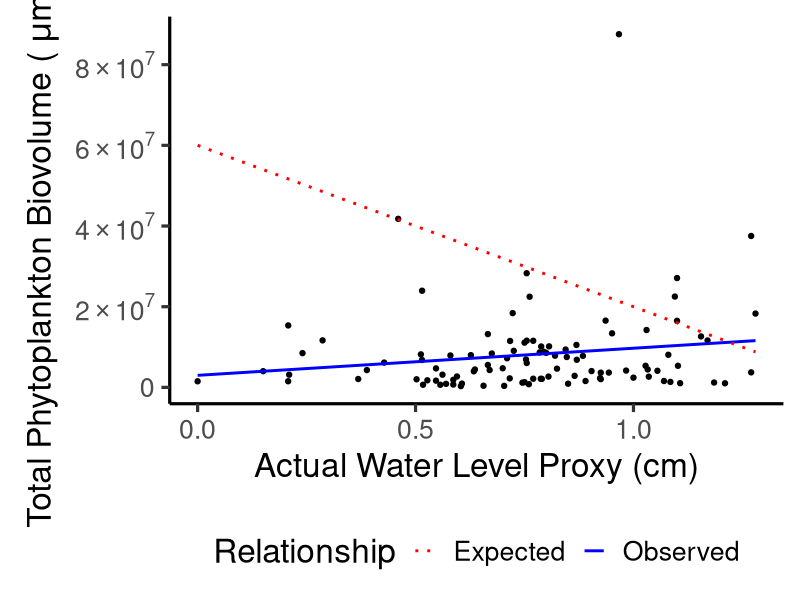

Write R code to recreate this figure. (Note: this script raises an error after producing the figure.)
#2/5/25
#plotting waterlevel against total biovolume

rm(list=ls())

library(tidyverse)

alldata<-read.csv("data/csv/alldata-2004-2016v2.csv")
view(alldata)

data<-alldata %>% select(Total.Biovolume,waterlevel.masl) %>% drop_na() %>% 
  mutate(WLproxy=(max(waterlevel.masl, na.rm = TRUE) - waterlevel.masl))

view(data)


# Create a dummy data frame for the expected line
expected_line <- data.frame(
  WLproxy = c(min(data$WLproxy), max(data$WLproxy))
)
expected_line$Total.Biovolume <- 6e7 + (-4e7 * expected_line$WLproxy)


scientific_10 <- function(x) {
  labels <- scales::scientific_format()(x)                 # Step 1: Convert to scientific notation
  labels <- gsub("0e\\+?0", "0", labels)                   # Step 2: Handle zero values
  labels <- gsub("e\\+?", " %*% 10^", labels)              # Step 3: Convert to R's math notation
  parse(text = labels)                                     # Step 4: Convert to expression for ggplot
}

# Plot with both lines and legend
plot1 <- ggplot(data, aes(x = WLproxy, y = Total.Biovolume)) +
  geom_point() +
  scale_y_continuous(
    labels = scientific_10,
    breaks = c(0, 2e7, 4e7, 6e7, 8e7)  # you can customize these values
  ) +
  theme_classic(base_size=24) +
  labs( x="Actual Water Level Proxy (cm)", y= bquote("Total Phytoplankton Biovolume ("~mu*m^3~ml^-1*")")) +
  geom_smooth(aes(color = "Observed"), method = lm, se = FALSE, size = 1) +
  geom_line(data = expected_line, aes(x = WLproxy, y = Total.Biovolume, color = "Expected"),
            linetype = "dotted", size = 1) +
  scale_color_manual(name="Relationship",
    values = c("Observed" = "blue", "Expected" = "red")) +
  theme(legend.position = "bottom")

plot1

ggsave("output/conceptualplots/waterlevel.png",plot1,width=16,height=10,dpi=450)
